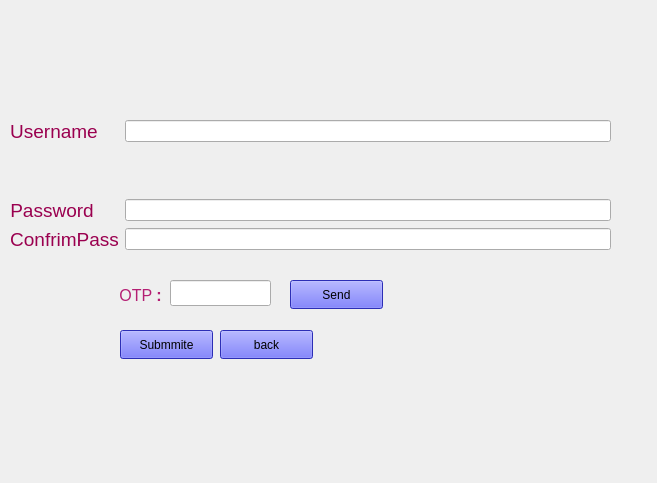
<?xml version="1.0" encoding="UTF-8"?>
<ui version="4.0">
 <class>Form</class>
 <widget class="QWidget" name="Form">
  <property name="geometry">
   <rect>
    <x>0</x>
    <y>0</y>
    <width>657</width>
    <height>483</height>
   </rect>
  </property>
  <property name="windowTitle">
   <string>Form</string>
  </property>
  <widget class="QWidget" name="layoutWidget">
   <property name="geometry">
    <rect>
     <x>10</x>
     <y>120</y>
     <width>601</width>
     <height>131</height>
    </rect>
   </property>
   <layout class="QFormLayout" name="formLayout">
    <item row="0" column="0">
     <widget class="QLabel" name="labeluser1">
      <property name="styleSheet">
       <string notr="true"/>
      </property>
      <property name="text">
       <string>&lt;html&gt;&lt;head/&gt;&lt;body&gt;&lt;p align=&quot;center&quot;&gt;&lt;span style=&quot; font-size:14pt; color:#9a004f;&quot;&gt;Username&lt;/span&gt;&lt;/p&gt;&lt;/body&gt;&lt;/html&gt;</string>
      </property>
     </widget>
    </item>
    <item row="0" column="1">
     <widget class="QLineEdit" name="lineEditusername2"/>
    </item>
    <item row="3" column="0">
     <widget class="QLabel" name="labelpass1">
      <property name="text">
       <string>&lt;html&gt;&lt;head/&gt;&lt;body&gt;&lt;p align=&quot;center&quot;&gt;&lt;span style=&quot; font-size:14pt; color:#9a004f;&quot;&gt;Password&lt;/span&gt;&lt;/p&gt;&lt;/body&gt;&lt;/html&gt;</string>
      </property>
     </widget>
    </item>
    <item row="3" column="1">
     <widget class="QLineEdit" name="lineEditpassword2"/>
    </item>
    <item row="4" column="0">
     <widget class="QLabel" name="labelconfrimpass1">
      <property name="text">
       <string>&lt;html&gt;&lt;head/&gt;&lt;body&gt;&lt;p align=&quot;center&quot;&gt;&lt;span style=&quot; font-size:14pt; color:#9a004f;&quot;&gt;ConfrimPass&lt;/span&gt;&lt;/p&gt;&lt;/body&gt;&lt;/html&gt;</string>
      </property>
     </widget>
    </item>
    <item row="4" column="1">
     <widget class="QLineEdit" name="lineEditconfrimpassword1"/>
    </item>
    <item row="2" column="1">
     <spacer name="verticalSpacer">
      <property name="orientation">
       <enum>Qt::Vertical</enum>
      </property>
      <property name="sizeHint" stdset="0">
       <size>
        <width>20</width>
        <height>40</height>
       </size>
      </property>
     </spacer>
    </item>
   </layout>
  </widget>
  <widget class="QLabel" name="labelconfrimpass">
   <property name="geometry">
    <rect>
     <x>110</x>
     <y>280</y>
     <width>61</width>
     <height>31</height>
    </rect>
   </property>
   <property name="text">
    <string>&lt;html&gt;&lt;head/&gt;&lt;body&gt;&lt;p align=&quot;center&quot;&gt;&lt;span style=&quot; font-size:12pt; color:#b41e73;&quot;&gt;OTP &lt;/span&gt;&lt;span style=&quot; font-size:12pt; font-weight:700; color:#b41e73;&quot;&gt;:&lt;/span&gt;&lt;/p&gt;&lt;/body&gt;&lt;/html&gt;</string>
   </property>
  </widget>
  <widget class="QLineEdit" name="lineEditotp">
   <property name="geometry">
    <rect>
     <x>170</x>
     <y>280</y>
     <width>101</width>
     <height>26</height>
    </rect>
   </property>
  </widget>
  <widget class="QPushButton" name="pushButtonsendotp">
   <property name="geometry">
    <rect>
     <x>290</x>
     <y>280</y>
     <width>93</width>
     <height>29</height>
    </rect>
   </property>
   <property name="toolTip">
    <string>&lt;html&gt;&lt;head/&gt;&lt;body&gt;&lt;p align=&quot;center&quot;&gt;&lt;span style=&quot; font-size:12pt; font-weight:700; color:#ba1f7c;&quot;&gt;Send&lt;/span&gt;&lt;/p&gt;&lt;/body&gt;&lt;/html&gt;</string>
   </property>
   <property name="styleSheet">
    <string notr="true">background-color: qlineargradient(spread:pad, x1:0, y1:0, x2:1, y2:0, stop:0 rgba(0, 0, 0, 255), stop:1 rgba(255, 255, 255, 255));
background-color: rgb(61, 64, 255);</string>
   </property>
   <property name="text">
    <string>Send</string>
   </property>
  </widget>
  <widget class="QPushButton" name="pushButtonSubmmite">
   <property name="geometry">
    <rect>
     <x>120</x>
     <y>330</y>
     <width>93</width>
     <height>29</height>
    </rect>
   </property>
   <property name="toolTip">
    <string>&lt;html&gt;&lt;head/&gt;&lt;body&gt;&lt;p align=&quot;center&quot;&gt;submmite&lt;/p&gt;&lt;/body&gt;&lt;/html&gt;</string>
   </property>
   <property name="styleSheet">
    <string notr="true">background-color: qlineargradient(spread:pad, x1:0, y1:0, x2:1, y2:0, stop:0 rgba(0, 0, 0, 255), stop:1 rgba(255, 255, 255, 255));
background-color: rgb(61, 64, 255);</string>
   </property>
   <property name="text">
    <string>Submmite</string>
   </property>
  </widget>
  <widget class="QPushButton" name="pushButtonSubmmite_2">
   <property name="geometry">
    <rect>
     <x>220</x>
     <y>330</y>
     <width>93</width>
     <height>29</height>
    </rect>
   </property>
   <property name="toolTip">
    <string>&lt;html&gt;&lt;head/&gt;&lt;body&gt;&lt;p align=&quot;center&quot;&gt;submmite&lt;/p&gt;&lt;/body&gt;&lt;/html&gt;</string>
   </property>
   <property name="styleSheet">
    <string notr="true">background-color: qlineargradient(spread:pad, x1:0, y1:0, x2:1, y2:0, stop:0 rgba(0, 0, 0, 255), stop:1 rgba(255, 255, 255, 255));
background-color: rgb(61, 64, 255);</string>
   </property>
   <property name="text">
    <string>back</string>
   </property>
  </widget>
 </widget>
 <resources/>
 <connections/>
</ui>
